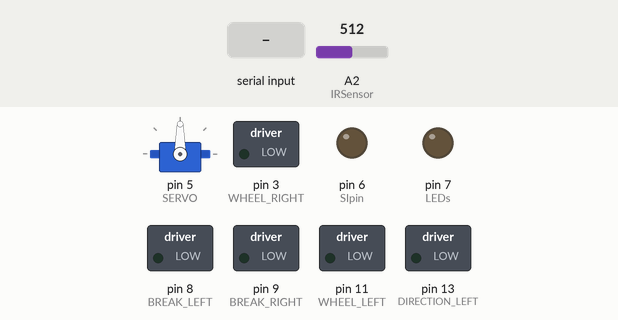
This sketch was run on a simulated Arduino Uno, built with avr-gcc and run on an emulated ATmega328P. Parts: servo, switched loads named in the sketch (green lamp = pin HIGH), output pins drawn as LEDs (lit = HIGH). Inputs (shaded band) come from the test bench; at power-on: A2 (IRSensor) = 512. Pins used as bus, display or sensor lines are not drawn; what the sketch prints to the serial monitor is not drawn.

Above: at 1.2 s.
1.3 s: "A" received over Serial
3.9 s: "U" received over Serial
At 4.9 s:
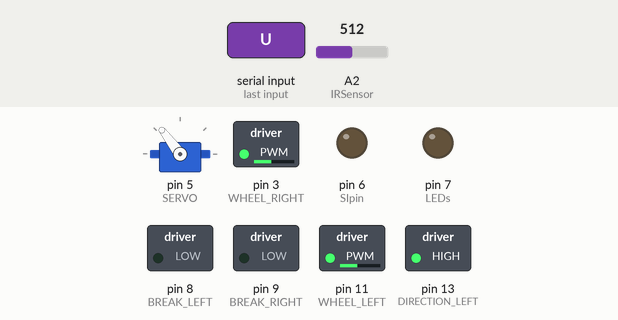
5.4 s: "D" received over Serial
At 6.0 s:
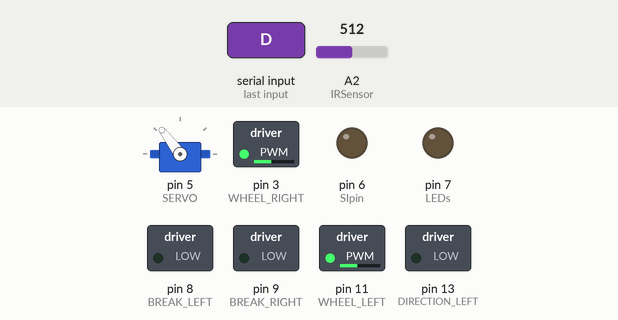
6.9 s: "C" received over Serial
At 8.1 s:
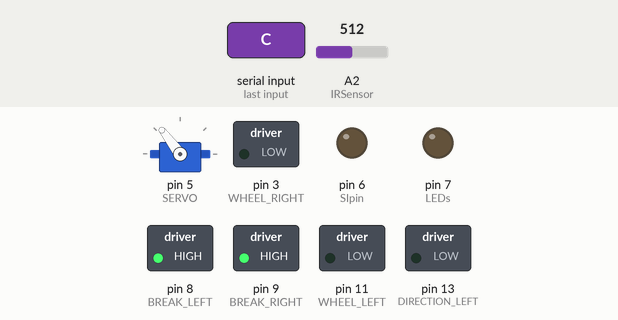
8.4 s: "L" received over Serial
At 9.5 s:
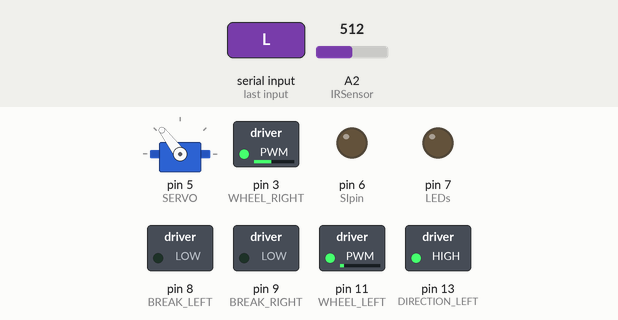
9.9 s: "R" received over Serial
At 10.6 s:
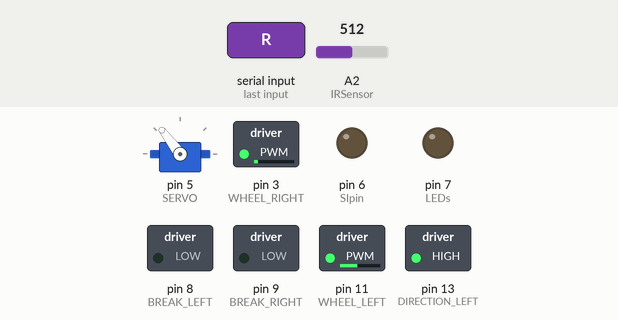
Timing chart, 0 to 12.4 s (numbered marks = the images above; inputs shaded):
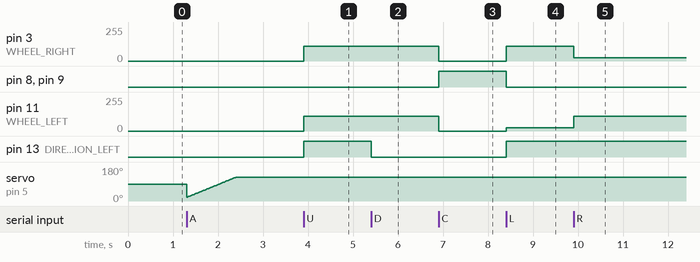

Measured:
- after the input at 3.9 s, pin 3 (WHEEL_RIGHT), pin 11 (WHEEL_LEFT): 0/255 → 110/255 at once; pin 13 (DIRECTION_LEFT): LOW → HIGH at once
- after the input at 5.4 s, pin 13 (DIRECTION_LEFT): HIGH → LOW at once
- after the input at 6.9 s, pin 3 (WHEEL_RIGHT), pin 11 (WHEEL_LEFT): 110/255 → 0/255 at once; pin 8 (BREAK_LEFT), pin 9 (BREAK_RIGHT): LOW → HIGH at once
- after the input at 8.4 s, pin 3 (WHEEL_RIGHT): 0/255 → 110/255 at once; pin 8 (BREAK_LEFT), pin 9 (BREAK_RIGHT): HIGH → LOW at once; pin 11 (WHEEL_LEFT): 0/255 → 25/255 at once; pin 13 (DIRECTION_LEFT): LOW → HIGH at once
- after the input at 9.9 s, pin 3 (WHEEL_RIGHT): 110/255 → 25/255 at once; pin 11 (WHEEL_LEFT): 25/255 → 110/255 at once

The sketch:

RoboterRemoteControl.ino
```cpp
#include <Servo.h>

// Define various ADC prescaler:
const unsigned char PS_32 = (1 << ADPS2) | (1 << ADPS0);
const unsigned char PS_128 = (1 << ADPS2) | (1 << ADPS1) | (1 << ADPS0);

int IntArray[256]; // <-- the array where the readout of the photodiodes is stored, as integers

#define CLKpin 2     // Arduino digital output pin delivering the clock pulses to pin 3 (CLK) of the TSL1402R
#define SIpin 6      // Arduino digital output pin delivering the SI (serial-input) pulse to pin 2 of the TSL1402R
#define AOpin 3      // Arduino analog input pin connected to pin 8 (analog output 2)of the TSL1402R
#define IRSensor 2   // Arduino analog input pin connected to the IR sensor
#define SERVO 5      // Arduino analog output pin connected to the Servo motor
#define LEDs 7       // Arduino digital output pin switching spectrometer LEDs on and off

#define WHEEL_LEFT 11
#define WHEEL_RIGHT 3

#define DIRECTION_LEFT 13
#define DIRECTION_RIGHT 12

#define BREAK_LEFT 8
#define BREAK_RIGHT 9

#define SERVO_RIGHT 20  // maximum servo position right
#define SERVO_LEFT 128  // maximum servo position left

#define BAUDRATE 9600   // RS 232 / serial baudrate

Servo SensorServo;

void setup() {
  //initialize servo motor
  SensorServo.attach(SERVO);
  SensorServo.write(90);

  Serial.begin(BAUDRATE);

  // Initialize output pins
  pinMode(CLKpin, OUTPUT);
  digitalWrite(CLKpin, LOW);

  pinMode(SIpin, OUTPUT);
  digitalWrite(SIpin,LOW);

  pinMode(LEDs, OUTPUT);
  digitalWrite(LEDs,LOW);

  pinMode(WHEEL_LEFT, OUTPUT);
  digitalWrite(WHEEL_LEFT,LOW);

  pinMode(WHEEL_RIGHT, OUTPUT);
  digitalWrite(WHEEL_RIGHT,LOW);

  pinMode(BREAK_LEFT, OUTPUT);
  digitalWrite(BREAK_LEFT,LOW);

  pinMode(BREAK_RIGHT, OUTPUT);
  digitalWrite(BREAK_RIGHT,LOW);

  pinMode(DIRECTION_LEFT, OUTPUT);
  digitalWrite(BREAK_LEFT,LOW);

  pinMode(BREAK_RIGHT, OUTPUT);
  digitalWrite(DIRECTION_RIGHT,LOW);

  // To set up the ADC, first remove bits set by Arduino library, then choose
  // a prescaler: PS_16, PS_32, PS_64 or PS_128:
  ADCSRA &= ~PS_128;
  ADCSRA |= PS_32; // <-- Using PS_32 makes a single ADC conversion take ~30 us

  // Next, assert default setting:
  analogReference(DEFAULT);

  // Clock out any existing SI pulse through the ccd register:
  for(int i=0;i< 260;i++)
  {
      clockPulse();
  }

  // Create a new SI pulse and clock out that same SI pulse through the sensor register:
  digitalWrite(SIpin, HIGH);
  clockPulse();
  digitalWrite(SIpin, LOW);
  for(int i=0;i< 260;i++)
  {
      clockPulse();
  }
}

bool asPause ( int ms)
{
  static unsigned long old_ms;
  if ( (millis() - old_ms) >= ms)
  {
    old_ms = millis ();
    return 1;
  }
  return 0;
}

void driveForward()
{
  digitalWrite (DIRECTION_LEFT, HIGH);
  digitalWrite (DIRECTION_RIGHT, HIGH);
  digitalWrite (BREAK_LEFT, LOW);
  digitalWrite (BREAK_RIGHT, LOW);
  analogWrite (WHEEL_RIGHT, 110);
  analogWrite (WHEEL_LEFT, 110);
}

void driveBackward()
{
  digitalWrite (DIRECTION_LEFT, LOW);
  digitalWrite (DIRECTION_RIGHT, LOW);
  digitalWrite (BREAK_LEFT, LOW);
  digitalWrite (BREAK_RIGHT, LOW);
  analogWrite (WHEEL_RIGHT, 110);
  analogWrite (WHEEL_LEFT, 110);
}

void driveStand()
{
  digitalWrite (DIRECTION_LEFT, LOW);
  digitalWrite (DIRECTION_RIGHT, LOW);
  digitalWrite (BREAK_LEFT, HIGH);
  digitalWrite (BREAK_RIGHT, HIGH);
  analogWrite (WHEEL_RIGHT, 0);
  analogWrite (WHEEL_LEFT, 0);
}

void driveLeft()
{
  digitalWrite (DIRECTION_LEFT, HIGH);
  digitalWrite (DIRECTION_RIGHT, HIGH);
  digitalWrite (BREAK_LEFT, LOW);
  digitalWrite (BREAK_RIGHT, LOW);
  analogWrite (WHEEL_RIGHT, 110);
  analogWrite (WHEEL_LEFT, 25);
}

void driveRight()
{
  digitalWrite (DIRECTION_LEFT, HIGH);
  digitalWrite (DIRECTION_RIGHT, HIGH);
  digitalWrite (BREAK_LEFT, LOW);
  digitalWrite (BREAK_RIGHT, LOW);
  analogWrite (WHEEL_RIGHT, 25);
  analogWrite (WHEEL_LEFT, 110);
}

void leds_on ()
{
 digitalWrite(LEDs,HIGH);
}

void leds_off ()
{
 digitalWrite(LEDs,LOW);
}

//TSL1402R clock pulse
void clockPulse()
{
  delayMicroseconds(1);
  digitalWrite(CLKpin, HIGH);
  digitalWrite(CLKpin, LOW);
}

void readSpectrum()
{
  byte c;
  while( Serial.available () == 0 )
  {
      // wait until a byte is available, byte is interpreted as integer between 0 and 255. this is corresponding to exposure times between 0 and 255 x 100 ms
  }
  c = Serial.read ();
  int exposure_time;
  exposure_time = ((int) c) * 100;

  // stop the ongoing light integration
  digitalWrite(SIpin, HIGH);
  clockPulse();
  digitalWrite(SIpin, LOW);

  // loop through register to start new integration
  for(int i = 0; i < 260; i++)
  {
    clockPulse();
  }

  // change exposure time, initial exposure due to arduino speed is around 15 ms. any delay is added on top
  delay(exposure_time);

  // stop exposure
  digitalWrite(SIpin, HIGH);
  clockPulse();
  digitalWrite(SIpin, LOW);

  // read pixel values
  for(int i=0; i < 256; i++)
  {
    delayMicroseconds(20);// <-- We add a delay to stabilize the AO output from the sensor
    IntArray[i] = analogRead(AOpin);
    clockPulse();
  }

  // transmit data via serial interface
  for(int i = 0; i < 256; i++)
  {
    Serial.print(IntArray[i]); Serial.print(";");
  }
  Serial.println("");
}

void readDistance() {
  //analogRead( IR_Sensor );
  int ServoPosition;
  for(ServoPosition = 0; ServoPosition <= 127; ServoPosition++)
  {
    if(ServoPosition >= SERVO_RIGHT && ServoPosition <= SERVO_LEFT)
    {
      SensorServo.write(ServoPosition);
      Serial.print(analogRead( IRSensor )); Serial.print(";");
      delay(10);
    }
    else
    {
      Serial.print(0); Serial.print(";");
    }
  }
  Serial.println("");
}

void loop() {

  if ( Serial.available () > 0 )
  {
    char c;
    c = Serial.read ();

    switch (c)
    {
      case 'U' : driveForward ();
        break;
      case 'D' : driveBackward ();
        break;
      case 'C' : driveStand ();
        break;
      case 'L' : driveLeft ();
        break;
      case 'R' : driveRight ();
        break;
      case 'E' : readSpectrum ();
        break;
      case 'A' : readDistance ();
        break;
      case 'F' : leds_on ();
        break;
      case 'G' : leds_off ();
        break;
    }
  }
}
```
